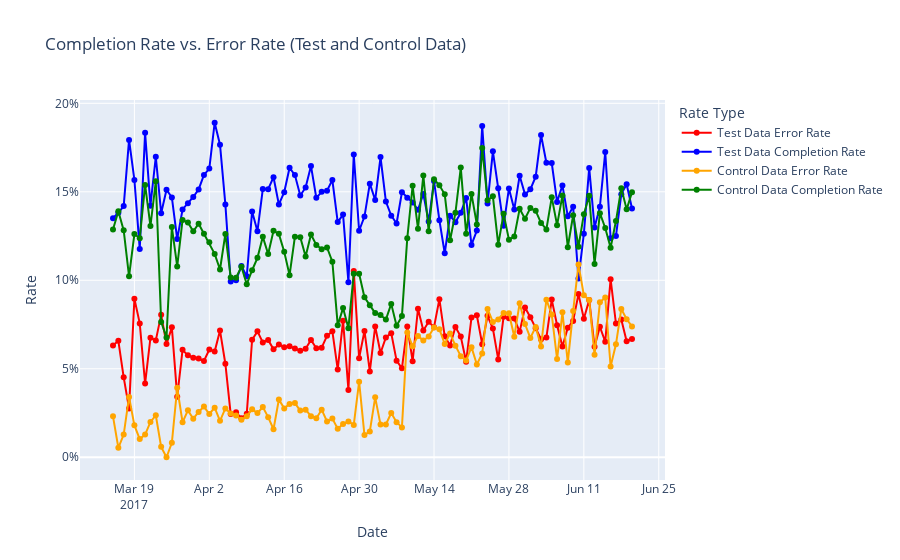

The notebook cell saved with this chart:
### Code cell
df_test['date_time'] = pd.to_datetime(df_test['date_time'])
df_control['date_time'] = pd.to_datetime(df_control['date_time'])

# Function to calculate error rate and completion rate
def calculate_rates(df):
    # Sort the dataframe by 'visit_id' and 'date_time'
    df = df.sort_values(by=['visit_id', 'date_time'])
    
    # Calculate the time difference between steps
    df['time_diff'] = df.groupby('visit_id')['date_time'].diff().dt.total_seconds()
    
    # Identify completions (where process step is 'confirm')
    df['completion'] = df['process_step'] == 'confirm'
    
    # Convert 'process_step' to a category type and then to codes for numerical comparison
    df['process_step_code'] = df['process_step'].astype('category').cat.codes
    
    # Identify errors (going back to the previous step in less than 5 seconds)
    df['error'] = (df['time_diff'] < 30) & (df['process_step_code'].diff() < 0)
    
    # Calculate the daily error rate
    error_rate = df.groupby(df['date_time'].dt.date)['error'].mean()
    
    # Calculate the daily completion rate
    completion_rate = df.groupby(df['date_time'].dt.date)['completion'].mean()
    
    return error_rate, completion_rate

# Calculate rates for test data
error_rate_test, completion_rate_test = calculate_rates(df_test)

# Calculate rates for control data
error_rate_control, completion_rate_control = calculate_rates(df_control)

# Create a scatter plot with lines for error rate vs. completion rate
fig = go.Figure()

# Line+scatter for test data error rate
fig.add_trace(go.Scatter(
    x=error_rate_test.index,
    y=error_rate_test.values,
    mode='lines+markers',
    name='Test Data Error Rate',
    line=dict(shape='linear', color='red')
))

# Line+scatter for test data completion rate
fig.add_trace(go.Scatter(
    x=completion_rate_test.index,
    y=completion_rate_test.values,
    mode='lines+markers',
    name='Test Data Completion Rate',
    line=dict(shape='linear', color='blue')
))

# Line+scatter for control data error rate
fig.add_trace(go.Scatter(
    x=error_rate_control.index,
    y=error_rate_control.values,
    mode='lines+markers',
    name='Control Data Error Rate',
    line=dict(shape='linear', color='orange')
))

# Line+scatter for control data completion rate
fig.add_trace(go.Scatter(
    x=completion_rate_control.index,
    y=completion_rate_control.values,
    mode='lines+markers',
    name='Control Data Completion Rate',
    line=dict(shape='linear', color='green')
))

# Update layout
fig.update_layout(
    title='Completion Rate vs. Error Rate (Test and Control Data)',
    xaxis_title='Date',
    yaxis_title='Rate',
    yaxis_tickformat=',.0%',
    legend_title_text='Rate Type'
)

# Show the plot
